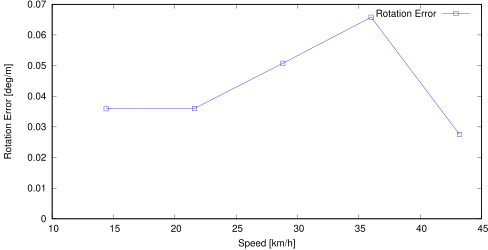

Write gnuplot code to recreate this figure.
set term postscript eps enhanced color
set output "05_avg_rs.eps"
set size ratio 0.5
set yrange [0:*]
set xlabel "Speed [km/h]"
set ylabel "Rotation Error [deg/m]"
plot "05_avg_rs.txt" using ($1*3.6):($2*57.3) title 'Rotation Error' lc rgb "#0000FF" pt 4 w linespoints
